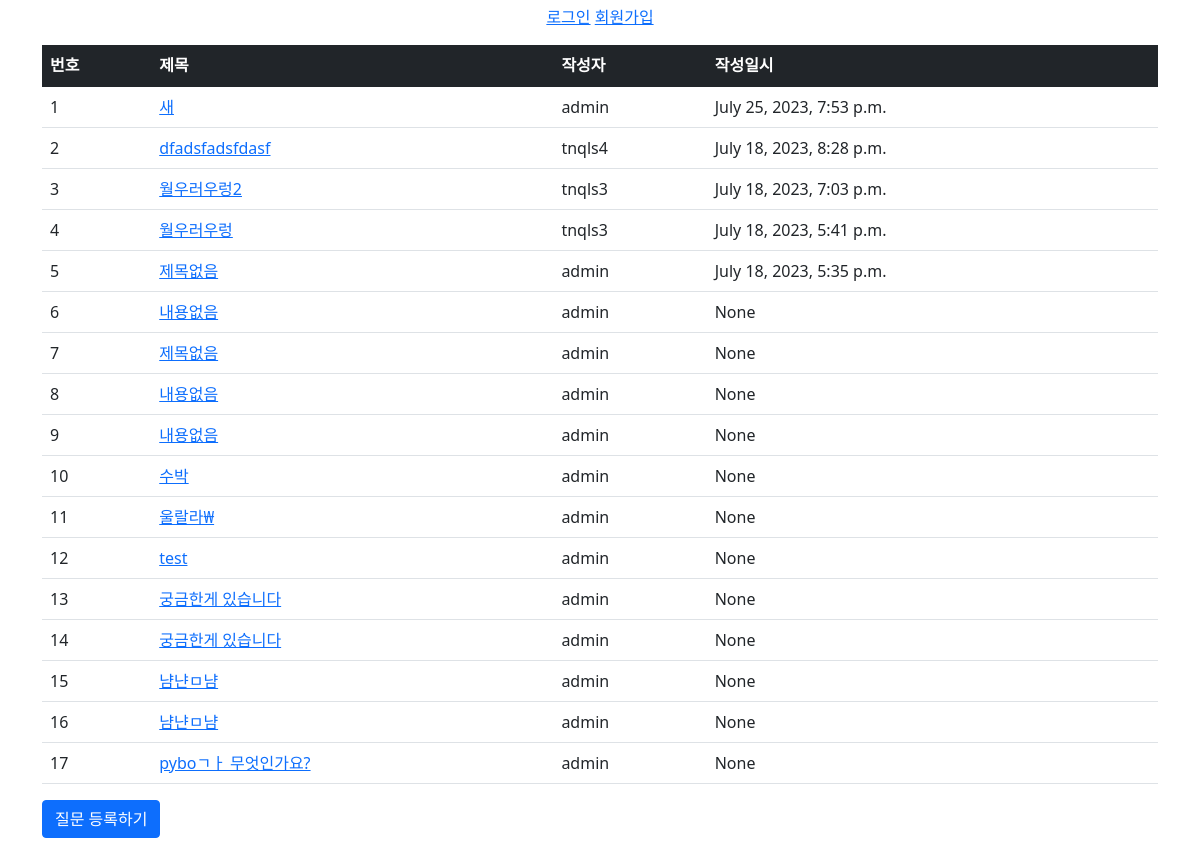
Screenshot of /pybo/ with the database file from the repository.
### pybo/models.py (models this page shows, shortened)
class Question(models.Model):
    subject = models.CharField(max_length = 200)
    author = models.ForeignKey(User, on_delete=models.CASCADE)
    content = models.TextField()
    create_date = models.DateTimeField()
    modify_date=models.DateTimeField(null=True, blank=True)
    star = models.ManyToManyField(User, related_name='stars',blank=True)

### pybo/views.py (the view)
# urls.py: path('', views.index, name='index'),
def index(request):
    question_list = Question.objects.order_by('-create_date')
    context = {'question_list': question_list}
    return render(request, 'pybo/question_list.html', context)

### templates/pybo/question_list.html
{% extends 'common/base.html' %}
{% block content%}
<div class="container my-3">
    <table class="table">
        <thead>
        <tr class="table-dark">
            <th>번호</th>
            <th>제목</th>
            <th>작성자</th>
            <th>작성일시</th>
        </tr>
        </thead>
        <tbody>
        {% if question_list %}
        {% for question in question_list %}
            <tr>
                <td>{{ forloop.counter }}</td>
                <td>
                    <a href="{% url 'pybo:detail' question.id %}">{{ question.subject }}</a>
                </td>
                <td>{{question.author}}</td>
                <td>{{ question.modify_date }}</td>
            </tr>
        {% endfor %}
        {% else %}
            <tr>
                <td colspan="3">질문이 없습니다.</td>
            </tr>
        {% endif %}
        </tbody>
    </table>
    <a href="{%url 'pybo:question_form'%}" class="btn btn-primary">질문 등록하기</a>
</div>
{%endblock%}

### rows the page displays
Question: subject "새", author "admin", modify_date "July 25, 2023, 7:53 p.m."
Question: subject "dfadsfadsfdasf", author "tnqls4", modify_date "July 18, 2023, 8:28 p.m."
Question: subject "월우러우렁2", author "tnqls3", modify_date "July 18, 2023, 7:03 p.m."
Question: subject "월우러우렁", author "tnqls3", modify_date "July 18, 2023, 5:41 p.m."
Question: subject "제목없음", author "admin", modify_date "July 18, 2023, 5:35 p.m."
Question: subject "내용없음", author "admin", modify_date "None"
Question: subject "제목없음", author "admin", modify_date "None"
Question: subject "내용없음", author "admin", modify_date "None"
Question: subject "내용없음", author "admin", modify_date "None"
Question: subject "수박", author "admin", modify_date "None"
Question: subject "울랄라₩", author "admin", modify_date "None"
Question: subject "test", author "admin", modify_date "None"
Question: subject "궁금한게 있습니다", author "admin", modify_date "None"
Question: subject "궁금한게 있습니다", author "admin", modify_date "None"
Question: subject "냠냔ㅁ냠", author "admin", modify_date "None"
Question: subject "냠냔ㅁ냠", author "admin", modify_date "None"
Question: subject "pyboㄱㅏ 무엇인가요?", author "admin", modify_date "None"
